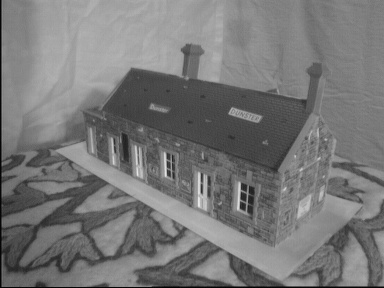
#> input picture part2/house1.jpg, 384 x 288 px
$ python epipolar_lines.py   (older library calls are emulated)
#> lines starting #> are read from the running program, lines starting #| are printed output that depends on the picture
from matplotlib import pyplot as plt

import numpy as np
from skimage import io
from skimage.color import rgb2grey
from skimage.draw import ellipse
import math

plt.style.use('seaborn-whitegrid')


# [23 lines left out: function plot_match_lines, not called in this run]

    # fig.savefig("matched_lines.pdf", bbox_inches='tight')


def plot_match_points(image1, image2, matches):
    """
    plots points of the matched points of the other image in each image
        :param image1:
        :param image2:
        :param matches:
    """

    # create figure
    fig = plt.figure(1, figsize=(8, 3))

    # plot image1
    ax1 = plt.subplot(121)
    ax1.imshow(image1, interpolation='nearest')

    # plot points of own image and of other image
    ax1.plot(matches[:, 0], matches[:, 1], 'xr', markersize=5, alpha=0.5)
    ax1.plot(matches[:, 2], matches[:, 3], 'xb', markersize=5, alpha=0.5)
    ax1.axis((0, image1.shape[1], image1.shape[0], 0))

    # plot image 2
    ax2 = plt.subplot(122)
    ax2.imshow(image2, interpolation='nearest')
    ax2.axis((0, image2.shape[1], image2.shape[0], 0))

    # plot points of own image and of other image
    ax2.plot(matches[:, 2], matches[:, 3], 'xr', markersize=5, alpha=0.5)
    ax2.plot(matches[:, 0], matches[:, 1], 'xb', markersize=5, alpha=0.5)

    plt.show()

    # fig.savefig("matched_points.pdf", bbox_inches='tight')


# [111 lines left out: functions plot_epipolar_lines, plot_epipolar_lines2, not called in this run]

    # fig.savefig("matched_points.pdf", bbox_inches='tight')


def normalize_points(points):
    """
    docstring here
        :param points:
    """

    center = np.mean(points, axis=0)

    rms = math.sqrt(np.sum((points - center) ** 2) / points.shape[0])

    norm_f = math.sqrt(2) / rms

    matrix = np.array([[norm_f, 0, -norm_f * center[0]],
                       [0, norm_f, -norm_f * center[1]],
                       [0, 0, 1]])

    pointsh = np.row_stack([points.T, np.ones((points.shape[0]),)])

    new_pointsh = (matrix.dot(pointsh)).T

    new_points = new_pointsh[:, :2]
    new_points[:, 0] /= new_pointsh[:, 2]
    new_points[:, 1] /= new_pointsh[:, 2]

    return matrix, new_points


def estimate_fund_matrix(matches, normalization=True, percentage=1):
    """
    docstring here
        :param matches:
        :param normalization=True:
    """

    # take only percentage of matched points
    if percentage < 1:
        N = math.ceil(matches.shape[0] * percentage)
        N = max([N, 8])
        print('use ' + str(N) + ' points to calculate fundamental matrix')
        indices = np.random.random_integers(0, matches.shape[0] - 1, N)
        matches = matches[indices, :]

    # number of corresponding points
    N = matches.shape[0]

    matches_1 = matches[:, [0, 1]]
    matches_2 = matches[:, [2, 3]]

    # normalization
    if normalization:
        mat1, matches_1 = normalize_points(matches_1)
        mat2, matches_2 = normalize_points(matches_2)

    # create columns of A matrix
    c_0 = matches_1[:, 0] * matches_2[:, 0]
    c_1 = matches_1[:, 1] * matches_2[:, 0]
    c_2 = matches_2[:, 0]
    c_3 = matches_1[:, 0] * matches_2[:, 1]
    c_4 = matches_1[:, 1] * matches_2[:, 1]
    c_5 = matches_2[:, 1]
    c_6 = matches_1[:, 0]
    c_7 = matches_1[:, 1]
    c_8 = np.ones(N)

    # stack columns to create A matrix
    A = np.column_stack((c_0, c_1, c_2, c_3, c_4, c_5, c_6, c_7, c_8))

    _, _, V_t = np.linalg.svd(A, full_matrices=True)

    # check for linear dependence
    zero_indecies = np.where(A == 0)
    if zero_indecies[0].shape[0] > 0:
        print('warning: zero in V_t matrix. Linear dependency detected')

    # take last column of V_t as values for fundamental matrix
    F_intermediate = V_t[-1].reshape((3, 3))

    U, S, V_t = np.linalg.svd(F_intermediate, full_matrices=True)

    S_zero = np.zeros((3, 3))
    S_zero[0, 0] = S[0]
    S_zero[1, 1] = S[1]

    F = U.dot(S_zero).dot(V_t)

    if normalization:
        # convert coordinates back if normalization was used
        F = mat2.T.dot(F.dot(mat1))

    F_norm = F / F[2, 2]

    return F_norm


def dists_to_epipol_lines(matches, F):
    """
    docstring here
        :param matches:
        :param F:
    """

    # number of correspondences
    N = matches.shape[0]

    matches_1 = np.concatenate((matches[:, [0, 1]], np.ones((N, 1))), 1)
    matches_2 = np.concatenate((matches[:, [2, 3]], np.ones((N, 1))), 1)

    l1 = (F.T.dot(matches_2.T)).T
    l2 = (F.dot(matches_1.T)).T

    sum_dist_1 = 0
    sum_dist_2 = 0

    for i in range(len(l1)):
        a, b, c = l1[i]
        x = matches_1[i, 0]
        y = matches_1[i, 1]
        sum_dist_1 += np.absolute(a*x + b*y + c) / np.sqrt(a**2 + b**2)

    for i in range(len(l2)):
        a, b, c = l2[i]
        x = matches_2[i, 0]
        y = matches_2[i, 1]
        sum_dist_2 += np.absolute(a*x + b*y + c) / np.sqrt(a**2 + b**2)

    avg_dist_1 = sum_dist_1 / len(l1)
    avg_dist_2 = sum_dist_2 / len(l2)

    return avg_dist_1, avg_dist_2


if __name__ == "__main__":
    image1 = io.imread('house1.jpg')
#> image1 is the input picture: shape (288, 384, 3); min 0, max 232, mean 119.2
    image2 = io.imread('house2.jpg')
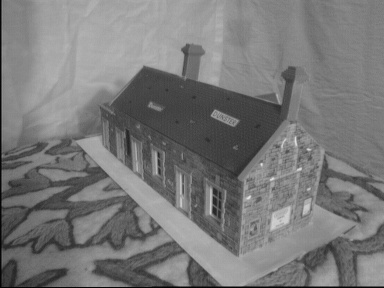
#> input picture part2/house2.jpg, 384 x 288 px
#> image2 is the input picture: shape (288, 384, 3); min 0, max 229, mean 120.7
    matches = np.loadtxt('house_matches.txt')

    # [5 lines of commented-out code are left out]

    plot_match_points(image1, image2, matches)
#> in plot_match_points, `plt.show()`:
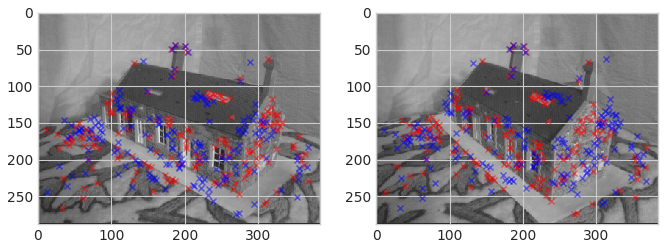
#> figure drawn by matplotlib, 2 panels

    # estimate fundamental matrix from matches
    F = estimate_fund_matrix(matches, True)

    avg_dists = dists_to_epipol_lines(matches, F)


    # [17 lines of commented-out code are left out]
